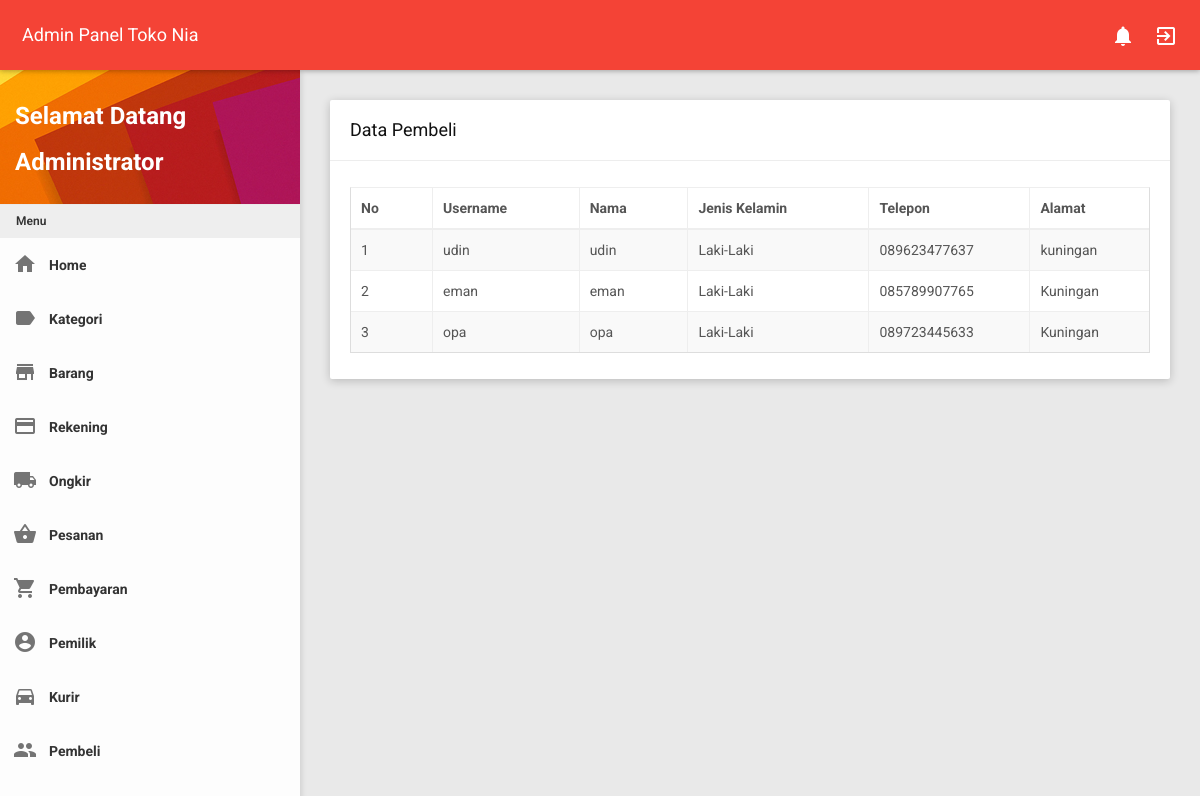
The app's page /admin/admin.php?page=pembeli (signed in) with its own data.
### tables this page shows
CREATE TABLE `pembeli` (
  `id_pembeli` int(11) NOT NULL,
  `username` varchar(250) NOT NULL,
  `password` varchar(250) NOT NULL,
  `nama` varchar(250) NOT NULL,
  `jenis_kelamin` varchar(250) NOT NULL,
  `telepon` varchar(250) NOT NULL,
  `alamat` text NOT NULL
);

### admin/page/pembeli.php (the view)
<div class="row clearfix">
    <div class="col-lg-12 col-md-12 col-sm-12 col-xs-12">
        <div class="card">
            <div class="header">
                <h2>
                    Data Pembeli
                </h2>
            </div>
            <div class="body">
                <div class="table-responsive">
                    <table class="table table-bordered table-striped table-hover js-basic-example dataTable">
                        <thead>
                            <tr>
                                <th>No</th>
                                <th>Username</th>
                                <th>Nama</th>
                                <th>Jenis Kelamin</th>
                                <th>Telepon</th>
                                <th>Alamat</th>
                            </tr>
                        </thead>
                        <tbody>
                            <?php
                              $sql = "SELECT * FROM pembeli ORDER BY id_pembeli DESC";
                              $stmt = $pdo->prepare($sql);
                              $stmt->execute();
                              $i = 0;
                              while($row = $stmt->fetch()){?>
                              <tr>
                                  <td><?=($i+1);?></td>
                                  <td><?=$row['username'];?></td>
                                  <td><?=$row['nama'];?></td>
                                  <td><?=$row['jenis_kelamin'];?></td>
                                  <td><?=$row['telepon'];?></td>
                                  <td><?=$row['alamat'];?></td>
                              </tr>
                              <?php
                              $i++;}?>
                        </tbody>
                    </table>
                </div>
            </div>
        </div>
    </div>
</div>

### records on screen
pembeli: username "udin", nama "udin", jenis_kelamin "Laki-Laki", telepon "089623477637", alamat "kuningan"
pembeli: username "eman", nama "eman", jenis_kelamin "Laki-Laki", telepon "085789907765", alamat "Kuningan"
pembeli: username "opa", nama "opa", jenis_kelamin "Laki-Laki", telepon "089723445633", alamat "Kuningan"

### other values on screen
$_SESSION['nama'] "Administrator"
